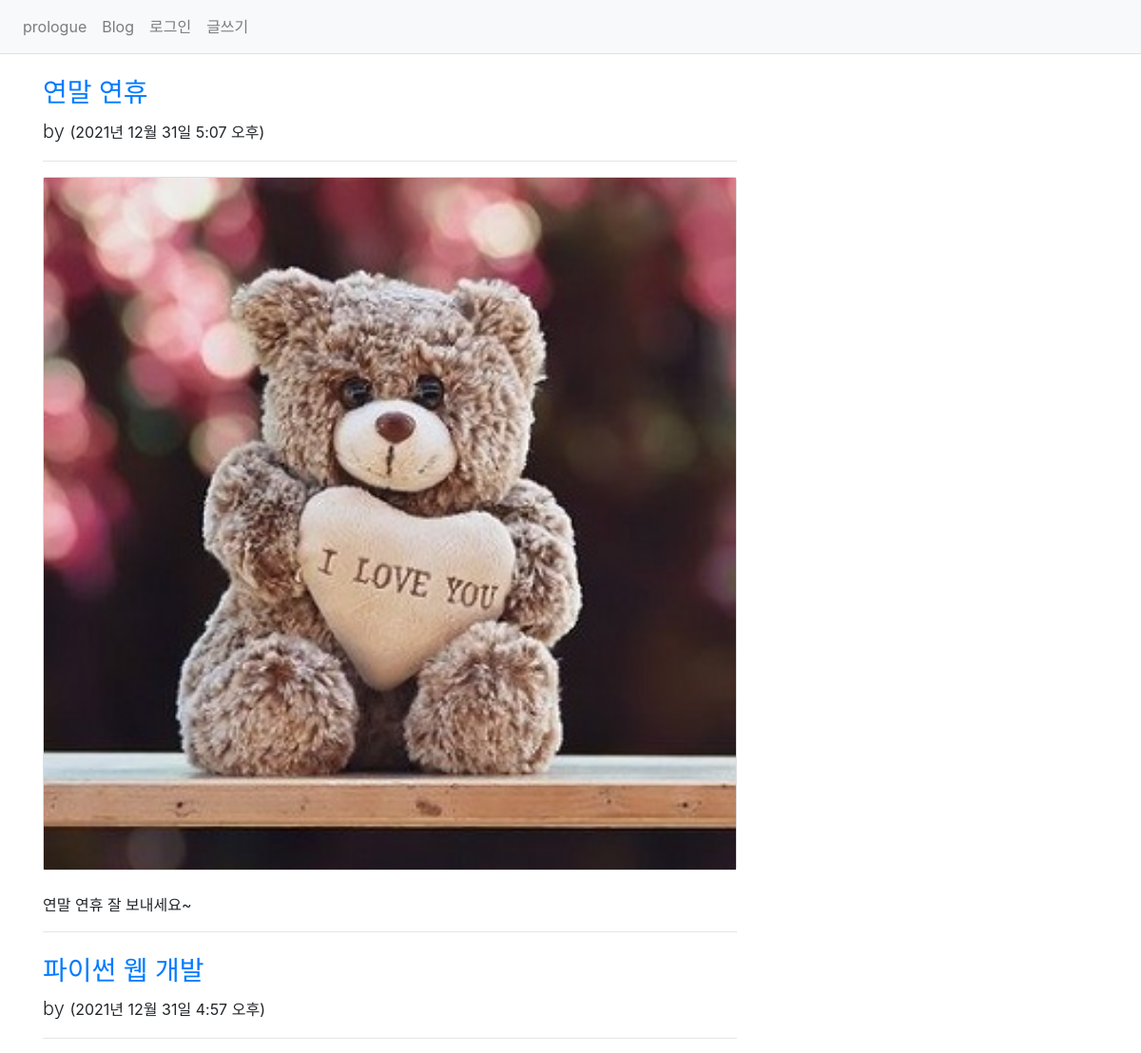
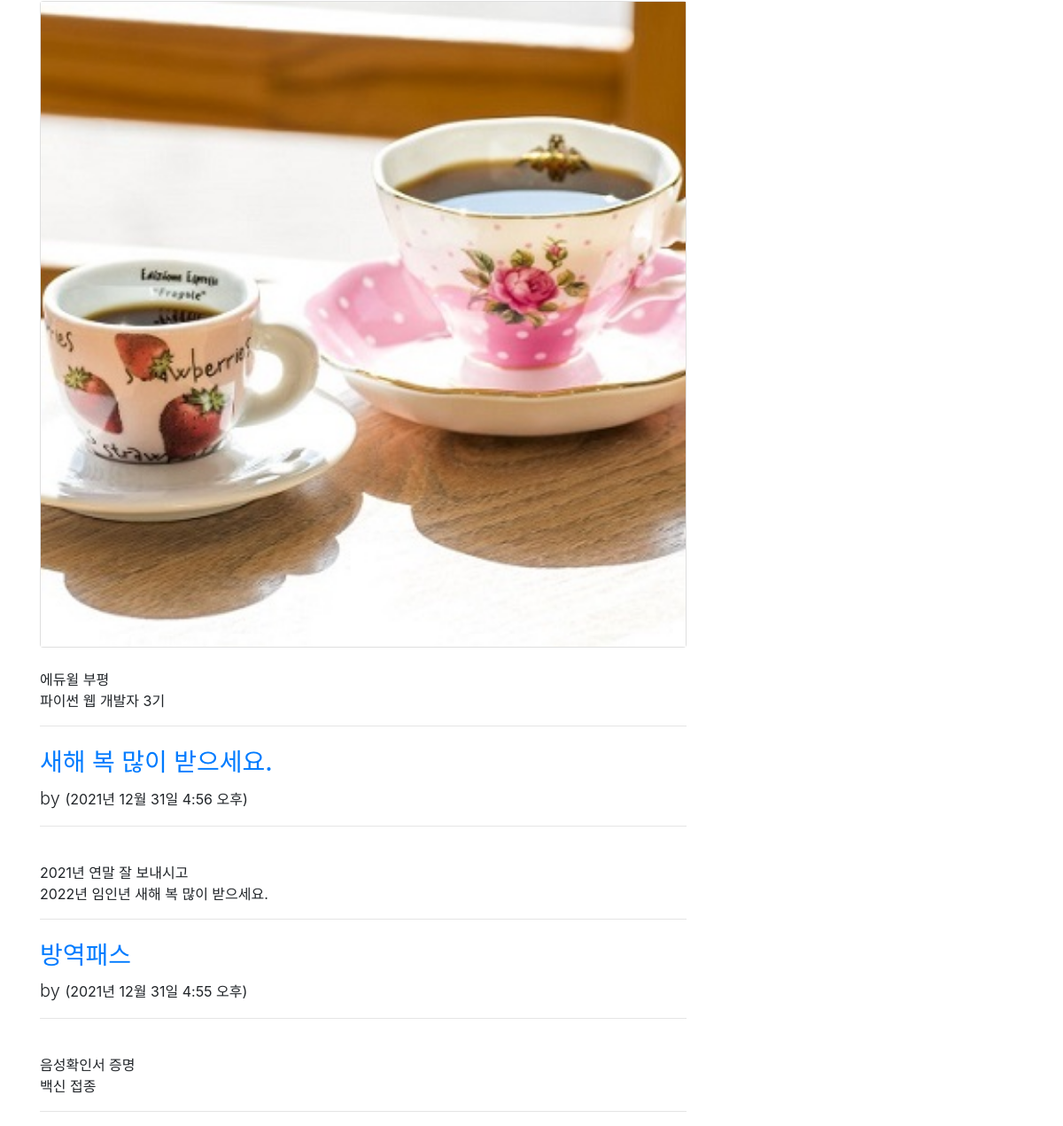
The page /blog/boardlist/ on the database its author committed (2 pictures, top to bottom).
### blog/models.py (models this page shows, shortened)
class Post(models.Model):
    title = models.CharField(max_length=100)    #포스트 제목
    content = models.TextField()        #내용
    pub_date = models.DateTimeField()   #작성일
    modify_date = models.DateTimeField(null=True, blank=True)   #수정일
    photo = models.ImageField(upload_to='blog/images/%Y/%m/%d/',
                              null=True, blank=True)

### blog/views.py (the view)
# urls.py: path('boardlist/', views.boardlist, name='boardlist'),
def boardlist(request):
    post_list = Post.objects.order_by('-pub_date')  #모든 자료 가져오기
    context = {'post_list':post_list}
    return render(request, 'blog/post_list.html', context)

### templates/blog/post_list.html
{% extends 'base.html' %}
{% block content %}
<section>
<div class="container">
    <div class="row">
        <div class="col-lg-8">
            {% if post_list %}
                {% for post in post_list %}
                <h3 class="mt-4">
                    <a href="{% url 'blog:detail' post.id %}">
                    {{ post.title }}
                    </a>
                </h3>
                <p class="lead">
                    by {{ post.author }} <small>({{ post.pub_date }})</small>
                </p>
                <hr>
                {% if post.photo %}
                <div class="card">
                    <img src="{{ post.photo.url }}">
                </div>
                {% endif %}
                <p style="white-space:pre-line;">
                    {{ post.content }}
                </p>
                <hr>
            {% endfor %}
        {% else %}
            <p>포스트가 없습니다.</p>
        {% endif %}
        </div>
    </div>
</div>
</section>
{% endblock %}

### templates/base.html (shortened to what this page needs)
{% load static %}
<!DOCTYPE html>
<html lang="en">
<head>
    <link rel="stylesheet" href="{% static 'blog/css/bootstrap.css' %}">
    <link rel="stylesheet" href="{% static 'blog/css/style.css' %}">
</head>
<body>
{% include 'navbar.html' %}
{% block content %}{% endblock %}
</body>
</html>

### templates/navbar.html (shortened to what this page needs)
<nav class="navbar navbar-expand-lg navbar-light bg-light border-bottom">
    <div class="collapse navbar-collapse flex-grow-0" id="navbarNav">
        <ul class="navbar-nav">
             <li class="nav-item">
                <a class="nav-link" href="{% url 'blog:index' %}">prologue</a>
            </li>
            <li class="nav-item">
                <a class="nav-link" href="{% url 'blog:boardlist' %}">Blog</a>
            </li>
            <li class="nav-item">
                {% if user.is_authenticated %}
                    <a class="nav-link" href="{% url 'common:logout' %}">{{ user.username }}(로그아웃)</a>
                {% else %}
                <a class="nav-link" href="{% url 'common:login' %}">로그인</a>
                {% endif %}
            </li>
            <li class="nav-item">
                <a class="nav-link" href="{% url 'blog:post_create' %}">글쓰기</a>
            </li>
        </ul>
    </div>
</nav>

### static/blog/css/style.css (style rules this page uses)
section { height:700px; }

### rows shown on the page
Post: title "연말 연휴", pub_date "2021년 12월 31일 5:07 오후", photo (picture), content "연말 연휴 잘 보내세요~"
Post: title "파이썬 웹 개발", pub_date "2021년 12월 31일 4:57 오후", photo (picture), content "에듀윌 부평 파이썬 웹 개발자 3기"
Post: title "새해 복 많이 받으세요.", pub_date "2021년 12월 31일 4:56 오후", content "2021년 연말 잘 보내시고 2022년 임인년 새해 복 많이 받으세요."
Post: title "방역패스", pub_date "2021년 12월 31일 4:55 오후", content "음성확인서 증명 백신 접종"
